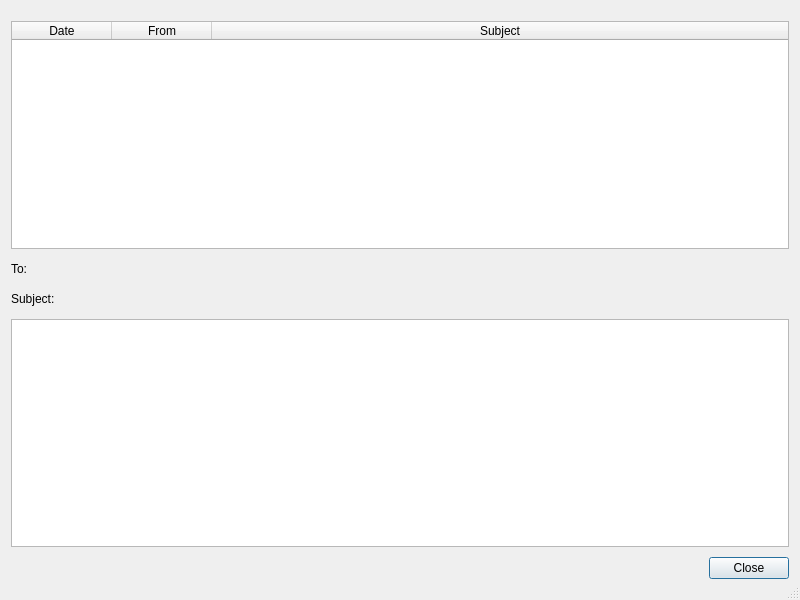
<?xml version="1.0" encoding="UTF-8"?>
<ui version="4.0">
 <class>MessengerSendHistory</class>
 <widget class="QDialog" name="MessengerSendHistory">
  <property name="geometry">
   <rect>
    <x>0</x>
    <y>0</y>
    <width>800</width>
    <height>600</height>
   </rect>
  </property>
  <property name="sizePolicy">
   <sizepolicy hsizetype="Preferred" vsizetype="Preferred">
    <horstretch>0</horstretch>
    <verstretch>0</verstretch>
   </sizepolicy>
  </property>
  <property name="minimumSize">
   <size>
    <width>600</width>
    <height>480</height>
   </size>
  </property>
  <property name="windowTitle">
   <string>Sent history</string>
  </property>
  <property name="sizeGripEnabled">
   <bool>true</bool>
  </property>
  <property name="modal">
   <bool>true</bool>
  </property>
  <layout class="QVBoxLayout" name="verticalLayout_3">
   <item>
    <layout class="QVBoxLayout" name="historyVerticalLayout" stretch="0,0,0,0,0">
     <property name="spacing">
      <number>10</number>
     </property>
     <property name="sizeConstraint">
      <enum>QLayout::SetDefaultConstraint</enum>
     </property>
     <property name="topMargin">
      <number>10</number>
     </property>
     <property name="bottomMargin">
      <number>10</number>
     </property>
     <item>
      <widget class="QTableWidget" name="transactionsTable">
       <property name="editTriggers">
        <set>QAbstractItemView::NoEditTriggers</set>
       </property>
       <property name="tabKeyNavigation">
        <bool>false</bool>
       </property>
       <property name="selectionBehavior">
        <enum>QAbstractItemView::SelectRows</enum>
       </property>
       <property name="sortingEnabled">
        <bool>true</bool>
       </property>
       <property name="columnCount">
        <number>3</number>
       </property>
       <attribute name="horizontalHeaderStretchLastSection">
        <bool>true</bool>
       </attribute>
       <column>
        <property name="text">
         <string>Date</string>
        </property>
       </column>
       <column>
        <property name="text">
         <string>From</string>
        </property>
       </column>
       <column>
        <property name="text">
         <string>Subject</string>
        </property>
       </column>
      </widget>
     </item>
     <item>
      <layout class="QHBoxLayout" name="historyToLayout">
       <item>
        <widget class="QLabel" name="toConstLabel">
         <property name="text">
          <string>To: </string>
         </property>
        </widget>
       </item>
       <item>
        <widget class="QLabel" name="toLabel">
         <property name="text">
          <string/>
         </property>
        </widget>
       </item>
       <item>
        <spacer name="horizontalSpacer">
         <property name="orientation">
          <enum>Qt::Horizontal</enum>
         </property>
         <property name="sizeHint" stdset="0">
          <size>
           <width>40</width>
           <height>20</height>
          </size>
         </property>
        </spacer>
       </item>
      </layout>
     </item>
     <item>
      <layout class="QHBoxLayout" name="subjectLayout">
       <item>
        <widget class="QLabel" name="subjectConstLabel">
         <property name="text">
          <string>Subject: </string>
         </property>
        </widget>
       </item>
       <item>
        <widget class="QLabel" name="subjectLabel">
         <property name="text">
          <string/>
         </property>
        </widget>
       </item>
       <item>
        <spacer name="horizontalSpacer_2">
         <property name="orientation">
          <enum>Qt::Horizontal</enum>
         </property>
         <property name="sizeHint" stdset="0">
          <size>
           <width>40</width>
           <height>20</height>
          </size>
         </property>
        </spacer>
       </item>
      </layout>
     </item>
     <item>
      <widget class="QPlainTextEdit" name="messageView">
       <property name="textInteractionFlags">
        <set>Qt::TextSelectableByKeyboard|Qt::TextSelectableByMouse</set>
       </property>
      </widget>
     </item>
     <item>
      <layout class="QHBoxLayout" name="horizontalButtonLayout">
       <item>
        <spacer name="horizontalButtonSpacer">
         <property name="orientation">
          <enum>Qt::Horizontal</enum>
         </property>
         <property name="sizeHint" stdset="0">
          <size>
           <width>40</width>
           <height>20</height>
          </size>
         </property>
        </spacer>
       </item>
       <item>
        <widget class="QPushButton" name="closeButton">
         <property name="text">
          <string>Close</string>
         </property>
        </widget>
       </item>
      </layout>
     </item>
    </layout>
   </item>
  </layout>
 </widget>
 <resources/>
 <connections/>
</ui>
